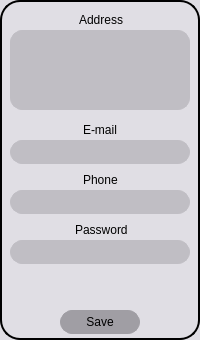
<?xml version="1.0" encoding="UTF-8"?>
<ui version="4.0">
 <class>AccountSettingWindow</class>
 <widget class="QWidget" name="AccountSettingWindow">
  <property name="geometry">
   <rect>
    <x>0</x>
    <y>0</y>
    <width>200</width>
    <height>340</height>
   </rect>
  </property>
  <property name="sizePolicy">
   <sizepolicy hsizetype="Fixed" vsizetype="Fixed">
    <horstretch>0</horstretch>
    <verstretch>0</verstretch>
   </sizepolicy>
  </property>
  <property name="minimumSize">
   <size>
    <width>200</width>
    <height>340</height>
   </size>
  </property>
  <property name="maximumSize">
   <size>
    <width>200</width>
    <height>340</height>
   </size>
  </property>
  <property name="windowTitle">
   <string>Account Settings</string>
  </property>
  <property name="styleSheet">
   <string notr="true">QWidget{
	background-color: #E0DEE4;
	border: 2px solid;
	border-radius:20px;
}</string>
  </property>
  <widget class="QPushButton" name="saveSettingButton">
   <property name="geometry">
    <rect>
     <x>60</x>
     <y>310</y>
     <width>80</width>
     <height>24</height>
    </rect>
   </property>
   <property name="styleSheet">
    <string notr="true">QPushButton{
	background-color: #A09EA4;
	border-width: 1px;
	border-radius: 12px;
	border-color: #A09EA4;
	color: black;
}
QPushButton:hover{
     background: qlineargradient(x1: 0, y1: 0, x2: 0, y2: 1,
                                 stop: 1.0 #C0BEC4);
}</string>
   </property>
   <property name="text">
    <string>Save</string>
   </property>
  </widget>
  <widget class="QLabel" name="label">
   <property name="geometry">
    <rect>
     <x>79</x>
     <y>10</y>
     <width>81</width>
     <height>20</height>
    </rect>
   </property>
   <property name="styleSheet">
    <string notr="true">QLabel{
	border:0px;
	background: none;
	color: black;
}</string>
   </property>
   <property name="text">
    <string>Address</string>
   </property>
  </widget>
  <widget class="QLineEdit" name="emailTextArea">
   <property name="geometry">
    <rect>
     <x>10</x>
     <y>140</y>
     <width>180</width>
     <height>24</height>
    </rect>
   </property>
   <property name="styleSheet">
    <string notr="true">QLineEdit{
	background-color: #C0BEC4;
	border-width: 1px;
	border-radius: 12px;
	border-color:#C0BEC4;
	color: black;
}</string>
   </property>
   <property name="maxLength">
    <number>32</number>
   </property>
  </widget>
  <widget class="QLabel" name="label_2">
   <property name="geometry">
    <rect>
     <x>83</x>
     <y>120</y>
     <width>41</width>
     <height>20</height>
    </rect>
   </property>
   <property name="styleSheet">
    <string notr="true">QLabel{
	border:0px;
	background: none;
	color: black;
}</string>
   </property>
   <property name="text">
    <string>E-mail</string>
   </property>
   <property name="textFormat">
    <enum>Qt::TextFormat::MarkdownText</enum>
   </property>
  </widget>
  <widget class="QLineEdit" name="phoneTextArea">
   <property name="geometry">
    <rect>
     <x>10</x>
     <y>190</y>
     <width>180</width>
     <height>24</height>
    </rect>
   </property>
   <property name="styleSheet">
    <string notr="true">QLineEdit{
	background-color: #C0BEC4;
	border-width: 1px;
	border-radius: 12px;
	border-color:#C0BEC4;
	color: black;
}</string>
   </property>
   <property name="maxLength">
    <number>12</number>
   </property>
  </widget>
  <widget class="QLabel" name="label_3">
   <property name="geometry">
    <rect>
     <x>83</x>
     <y>170</y>
     <width>41</width>
     <height>20</height>
    </rect>
   </property>
   <property name="styleSheet">
    <string notr="true">QLabel{
	border:0px;
	background: none;
	color: black;
}</string>
   </property>
   <property name="text">
    <string>Phone</string>
   </property>
   <property name="textFormat">
    <enum>Qt::TextFormat::MarkdownText</enum>
   </property>
  </widget>
  <widget class="QLineEdit" name="passwordTextArea">
   <property name="geometry">
    <rect>
     <x>10</x>
     <y>240</y>
     <width>180</width>
     <height>24</height>
    </rect>
   </property>
   <property name="styleSheet">
    <string notr="true">QLineEdit{
	background-color: #C0BEC4;
	border-width: 1px;
	border-radius: 12px;
	border-color:#C0BEC4;
	color: black;
}</string>
   </property>
   <property name="text">
    <string/>
   </property>
   <property name="maxLength">
    <number>32</number>
   </property>
   <property name="echoMode">
    <enum>QLineEdit::EchoMode::PasswordEchoOnEdit</enum>
   </property>
  </widget>
  <widget class="QLabel" name="label_4">
   <property name="geometry">
    <rect>
     <x>75</x>
     <y>220</y>
     <width>61</width>
     <height>20</height>
    </rect>
   </property>
   <property name="styleSheet">
    <string notr="true">QLabel{
	border:0px;
	background: none;
	color: black;
}</string>
   </property>
   <property name="text">
    <string>Password</string>
   </property>
   <property name="textFormat">
    <enum>Qt::TextFormat::MarkdownText</enum>
   </property>
  </widget>
  <widget class="QPlainTextEdit" name="plainTextEdit">
   <property name="geometry">
    <rect>
     <x>10</x>
     <y>30</y>
     <width>180</width>
     <height>80</height>
    </rect>
   </property>
   <property name="styleSheet">
    <string notr="true">QPlainTextEdit{
	background-color: #C0BEC4;
	border-width: 1px;
	border-radius: 12px;
	border-color:#C0BEC4;
	color: black;
}</string>
   </property>
  </widget>
 </widget>
 <resources/>
 <connections/>
</ui>
